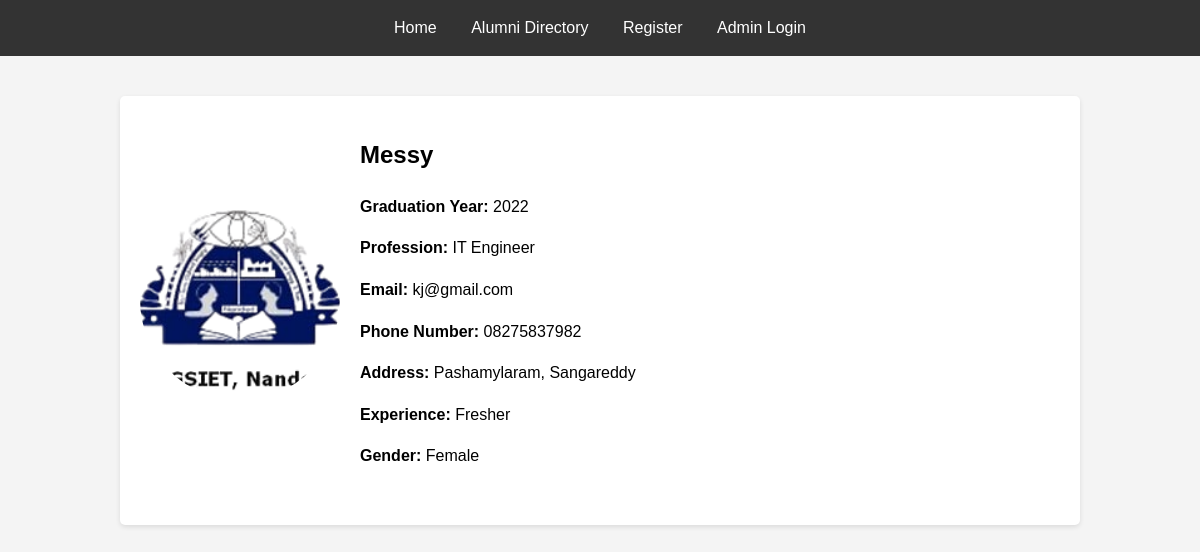
The app's page /directory/5/ with its own data.
### alumni/models.py (models this page shows, shortened)
class AlumniProfile(models.Model):
    GENDER_CHOICES = [
        ('Male', 'Male'),
        ('Female', 'Female'),
        ('Other', 'Other')
    ]
    STATUS_CHOICES = [
        ('Pending', 'Pending'),
        ('Approved', 'Approved'),
        ('Rejected', 'Rejected')
    ]
    full_name = models.CharField(max_length=200)
    email = models.EmailField(unique=True)
    phone_number = models.CharField(max_length=15, blank=True, null=True)
    graduation_year = models.IntegerField()
    profession = models.CharField(max_length=200)
    experience = models.TextField(blank=True, null=True)
    address = models.TextField(blank=True, null=True)
    gender = models.CharField(max_length=10, choices=GENDER_CHOICES)
    profile_picture = models.ImageField(upload_to='alumni_profiles/', blank=True, null=True)
    status = models.CharField(max_length=20, choices=STATUS_CHOICES, default='Pending')
    created_at = models.DateTimeField(auto_now_add=True)
    registration_link = models.ForeignKey(RegistrationLink, on_delete=models.SET_NULL, null=True, blank=True)
    class Meta:
        ordering = ['-created_at']
        verbose_name_plural = 'Alumni Profiles'

### alumni/views.py (the view)
# urls.py: path('directory/<int:alumni_id>/', views.alumni_profile_detail, name='alumni_profile_detail'),
def alumni_profile_detail(request, alumni_id):
    alumni = get_object_or_404(AlumniProfile, id=alumni_id, status='Approved')
    return render(request, 'alumni/profile_detail.html', {'alumni': alumni})

### alumni/templates/alumni/profile_detail.html
{% extends 'alumni/base.html' %}
{% block content %}
    <div style="display: flex; align-items: center; margin-bottom: 20px;">
        {% if alumni.profile_picture %}
            <img src="{{ alumni.profile_picture.url }}" alt="{{ alumni.full_name }}" style="width: 200px; height: 200px; object-fit: cover; border-radius: 50%; margin-right: 20px;">
        {% endif %}
        <div>
            <h2>{{ alumni.full_name }}</h2>
            <p><strong>Graduation Year:</strong> {{ alumni.graduation_year }}</p>
            <p><strong>Profession:</strong> {{ alumni.profession }}</p>
            {% if alumni.email %}
                <p><strong>Email:</strong> {{ alumni.email }}</p>
            {% endif %}
            {% if alumni.phone_number %}
                <p><strong>Phone Number:</strong> {{ alumni.phone_number }}</p>
            {% endif %}
            {% if alumni.address %}
                <p><strong>Address:</strong> {{ alumni.address }}</p>
            {% endif %}
            {% if alumni.experience %}
                <p><strong>Experience:</strong> {{ alumni.experience }}</p>
            {% endif %}
            <p><strong>Gender:</strong> {{ alumni.get_gender_display }}</p>
        </div>
    </div>
{% endblock %}

### alumni/templates/alumni/base.html (style rules this page uses)
body { font-family: Arial, sans-serif; line-height: 1.6; margin: 0; padding: 0; background-color: #f4f4f4; }

### records on screen
AlumniProfile: profile_picture (picture), full_name "Messy", graduation_year "2022", profession "IT Engineer", email "kj@gmail.com", phone_number "08275837982", address "Pashamylaram, Sangareddy", experience "Fresher", gender "Female"
